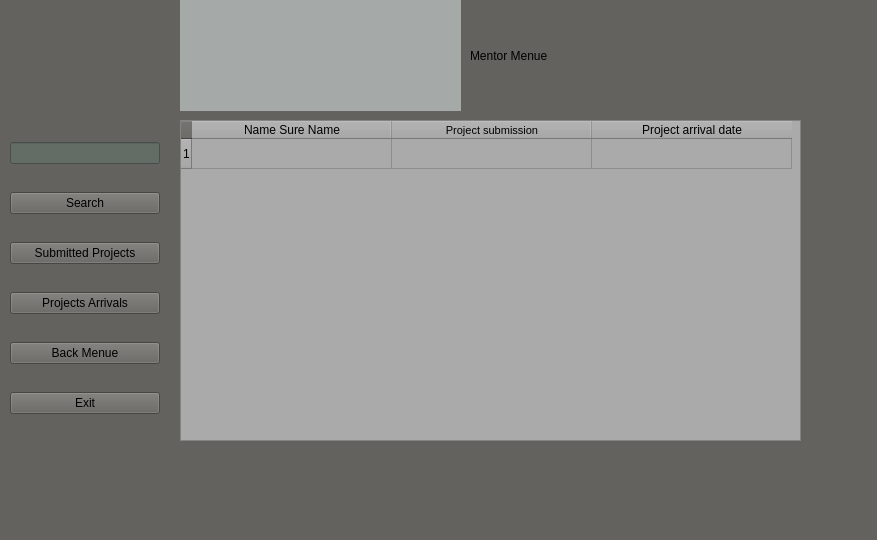
<?xml version="1.0" encoding="UTF-8"?>
<ui version="4.0">
 <class>Interviews</class>
 <widget class="QMainWindow" name="Interviews">
  <property name="geometry">
   <rect>
    <x>0</x>
    <y>0</y>
    <width>877</width>
    <height>540</height>
   </rect>
  </property>
  <property name="windowTitle">
   <string>Interviews</string>
  </property>
  <property name="styleSheet">
   <string notr="true">font: 10pt &quot;Times New Roman&quot;;
background-color: rgb(100, 98, 94);</string>
  </property>
  <widget class="QWidget" name="centralwidget">
   <widget class="QWidget" name="layoutWidget">
    <property name="geometry">
     <rect>
      <x>10</x>
      <y>120</y>
      <width>150</width>
      <height>321</height>
     </rect>
    </property>
    <layout class="QVBoxLayout" name="verticalLayout">
     <item>
      <widget class="QLineEdit" name="lineEdit">
       <property name="contextMenuPolicy">
        <enum>Qt::DefaultContextMenu</enum>
       </property>
       <property name="styleSheet">
        <string notr="true">color: rgb(255, 0, 0);
background-color: rgb(100, 108, 102);</string>
       </property>
       <property name="text">
        <string/>
       </property>
       <property name="echoMode">
        <enum>QLineEdit::Normal</enum>
       </property>
      </widget>
     </item>
     <item>
      <widget class="QPushButton" name="pushButton">
       <property name="text">
        <string>Search</string>
       </property>
      </widget>
     </item>
     <item>
      <widget class="QPushButton" name="pushButton_2">
       <property name="text">
        <string>Submitted Projects</string>
       </property>
      </widget>
     </item>
     <item>
      <widget class="QPushButton" name="pushButton_5">
       <property name="text">
        <string>Projects Arrivals</string>
       </property>
      </widget>
     </item>
     <item>
      <widget class="QPushButton" name="bk_menue">
       <property name="text">
        <string>Back Menue</string>
       </property>
      </widget>
     </item>
     <item>
      <widget class="QPushButton" name="pushButton_4">
       <property name="text">
        <string>Exit</string>
       </property>
      </widget>
     </item>
    </layout>
   </widget>
   <widget class="QLabel" name="label_2">
    <property name="geometry">
     <rect>
      <x>470</x>
      <y>20</y>
      <width>161</width>
      <height>71</height>
     </rect>
    </property>
    <property name="styleSheet">
     <string notr="true">font: 700 18pt &quot;Times New Roman&quot;;</string>
    </property>
    <property name="text">
     <string>Mentor Menue</string>
    </property>
   </widget>
   <widget class="QLabel" name="label_3">
    <property name="geometry">
     <rect>
      <x>10</x>
      <y>0</y>
      <width>151</width>
      <height>111</height>
     </rect>
    </property>
    <property name="text">
     <string/>
    </property>
    <property name="textFormat">
     <enum>Qt::AutoText</enum>
    </property>
    <property name="pixmap">
     <pixmap>C:/Users/eng.alahdal/Downloads/hh.png</pixmap>
    </property>
    <property name="scaledContents">
     <bool>true</bool>
    </property>
    <property name="wordWrap">
     <bool>false</bool>
    </property>
   </widget>
   <widget class="QLabel" name="label">
    <property name="geometry">
     <rect>
      <x>180</x>
      <y>-10</y>
      <width>281</width>
      <height>121</height>
     </rect>
    </property>
    <property name="styleSheet">
     <string notr="true">background-color: rgb(165, 170, 169);</string>
    </property>
    <property name="text">
     <string/>
    </property>
    <property name="pixmap">
     <pixmap>C:/Users/eng.alahdal/Downloads/logo-1.png</pixmap>
    </property>
    <property name="scaledContents">
     <bool>true</bool>
    </property>
   </widget>
   <widget class="QTableWidget" name="tableWidget">
    <property name="geometry">
     <rect>
      <x>180</x>
      <y>120</y>
      <width>621</width>
      <height>321</height>
     </rect>
    </property>
    <property name="sizePolicy">
     <sizepolicy hsizetype="Fixed" vsizetype="Fixed">
      <horstretch>0</horstretch>
      <verstretch>0</verstretch>
     </sizepolicy>
    </property>
    <property name="styleSheet">
     <string notr="true">background-color: rgb(170, 170, 170);
font: 700 8pt &quot;Segoe UI&quot;;</string>
    </property>
    <property name="rowCount">
     <number>1</number>
    </property>
    <attribute name="horizontalHeaderMinimumSectionSize">
     <number>200</number>
    </attribute>
    <row/>
    <column>
     <property name="text">
      <string>Name Sure Name</string>
     </property>
    </column>
    <column>
     <property name="text">
      <string>Project submission</string>
     </property>
     <property name="font">
      <font>
       <pointsize>8</pointsize>
      </font>
     </property>
    </column>
    <column>
     <property name="text">
      <string>Project arrival date</string>
     </property>
    </column>
   </widget>
  </widget>
  <widget class="QMenuBar" name="menubar">
   <property name="geometry">
    <rect>
     <x>0</x>
     <y>0</y>
     <width>877</width>
     <height>21</height>
    </rect>
   </property>
  </widget>
  <widget class="QStatusBar" name="statusbar"/>
 </widget>
 <resources/>
 <connections/>
</ui>
